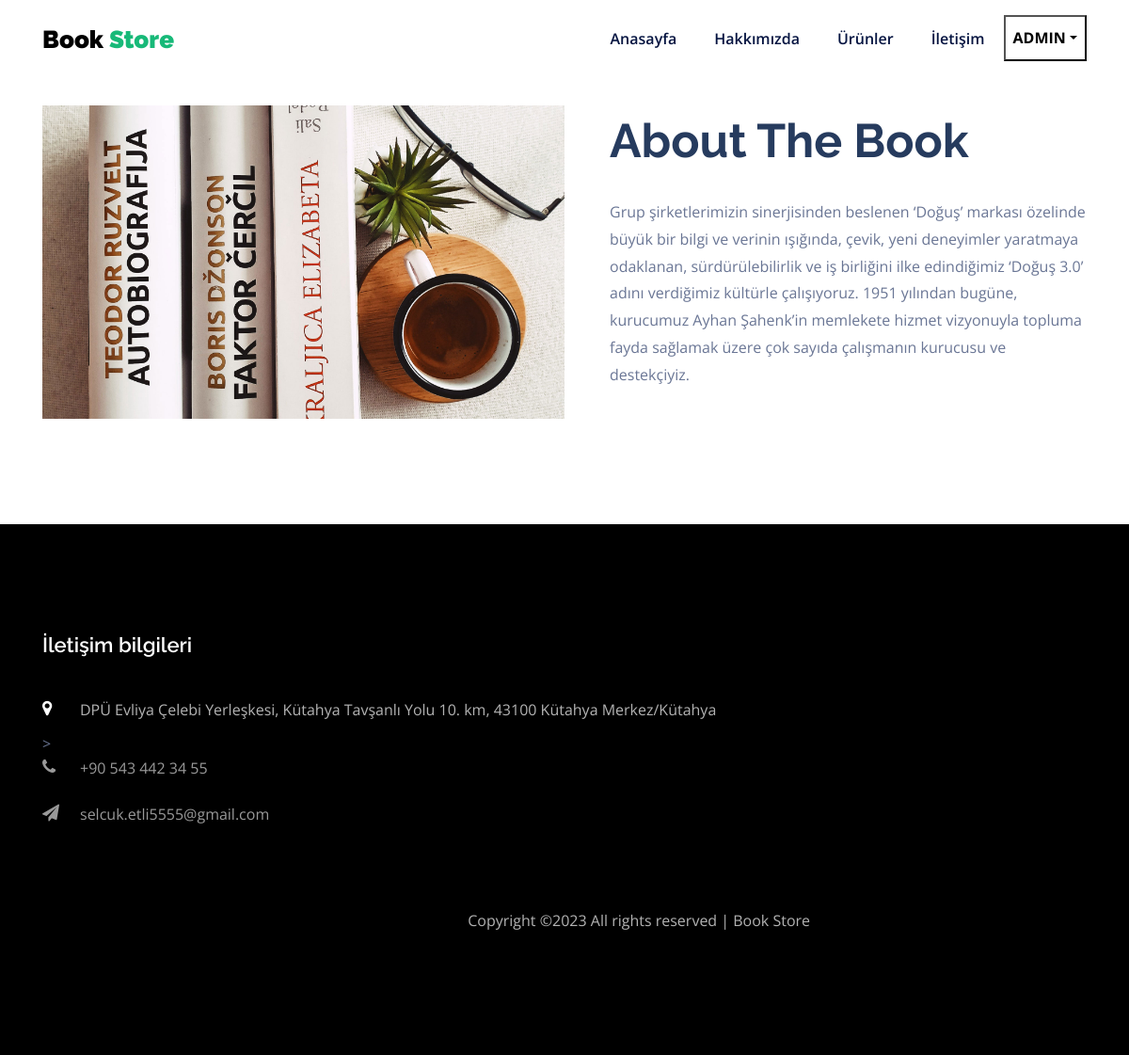
The page /about.php (signed in) on the database its author committed.
### tables this page shows
CREATE TABLE `tbl_footer` (
  `id` int(11) NOT NULL,
  `telefon` varchar(256) NOT NULL,
  `adres` longtext NOT NULL,
  `mail` varchar(256) NOT NULL,
  `insta` varchar(256) NOT NULL,
  `youtube` varchar(256) NOT NULL,
  `facebook` varchar(256) NOT NULL,
  `footer_aciklama` longtext NOT NULL
);

### about.php (the view, shortened to what this page needs)
<?php require 'header.php'; ?>
    <section class="ftco-about img ftco-section" id="about-section">
    	<div class="container">
    		<div class="row d-flex no-gutters">
    			<div class="col-md-6 col-lg-6 d-flex">
    				<div class="img-about img d-flex align-items-stretch">
	    				<div class="img d-flex align-self-stretch align-items-center" style="background-image:url(images/bg_1.jpg);">
	    				</div>
    				</div>
    			</div>
    			<div class="col-md-6 col-lg-6 pl-md-5">
    				<div class="row justify-content-start pb-3">
		          <div class="col-md-12 heading-section ftco-animate">
		            <h2 class="mb-4">About The Book</h2>
		            <p><?php echo $footer["footer_aciklama"]; ?></p>
		          </div>
		        </div>
	        </div>
        </div>
    	</div>
    </section>
<?php require 'footer.php'; ?>

### footer.php (shortened to what this page needs)
    <footer class="ftco-footer ftco-section">
      <div class="container">
        <div class="row mb-5">
          <div class="col-md">
            <div class="ftco-footer-widget mb-4">
            	<h2 class="ftco-heading-2">İletişim bilgileri</h2>
            	<div class="block-23 mb-3">
	              <ul>
	                <li><span class="icon fa fa-map-marker"></span><span class="text"><?php echo $footer["adres"]; ?></span></li> >
	                <li><a href="tel://<?php echo $footer["telefon"]; ?>"><span class="icon fa fa-phone"></span><span class="text"><?php echo $footer["telefon"]; ?></span></a></li>
	                <li><a href="mailto://<?php echo $footer["mail"]; ?>"><span class="icon fa fa-paper-plane"></span><span class="text"><?php echo $footer["mail"]; ?></span></a></li>
	              </ul>
	            </div>
            </div>
          </div>
        </div>
        <ul class="ftco-footer-social list-unstyled float-md-left float-lft mt-5">
              </ul>
        <div class="row">
          <div class="col-md-12 text-center">
            <p>
              Copyright &copy;<script>document.write(new Date().getFullYear());</script> All rights reserved | Book Store</p>
          </div>
        </div>
      </div>
    </footer>
  </body>
</html>

### rows shown on the page
tbl_footer: footer_aciklama "Grup şirketlerimizin sinerjisinden beslenen ‘Doğuş’ markası özelinde büyük bir bilgi ve verinin ışığında, çevik, yeni deneyimler yaratmaya odaklanan, sürdürülebilirlik ve iş birliğini ilke edindiğimiz ‘Doğuş 3.0’ adını verdiğimiz kültürle çalışıyoruz. 1951 yılından bugüne, kurucumuz Ayhan Şahenk’in memlekete hizmet vizyonuyla topluma fayda sağlamak üzere çok sayıda çalışmanın kurucusu ve destekçiyiz.", adres "DPÜ Evliya Çelebi Yerleşkesi, Kütahya Tavşanlı Yolu 10. km, 43100 Kütahya Merkez/Kütahya", telefon "+90 543 442 34 55", mail "selcuk.etli5555@gmail.com"

### other values the page prints
$_SESSION['isim'] "ADMIN"
